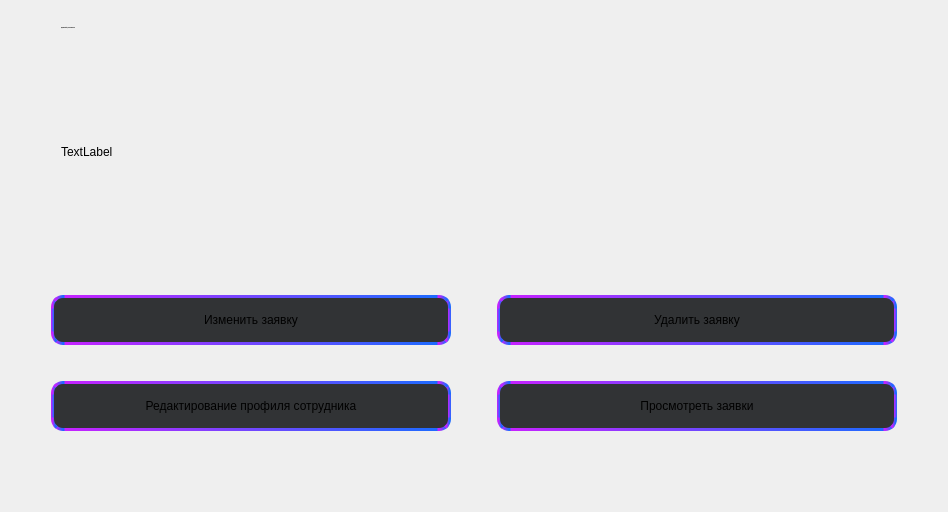
      <widget class="QWidget" name="tab_admin">
       <attribute name="title">
        <string>Администратор</string>
       </attribute>
       <layout class="QVBoxLayout" name="verticalLayout_6">
        <item>
         <layout class="QVBoxLayout" name="verticalLayout_5">
          <item>
           <spacer name="verticalSpacer_37">
            <property name="orientation">
             <enum>Qt::Vertical</enum>
            </property>
            <property name="sizeHint" stdset="0">
             <size>
              <width>20</width>
              <height>7</height>
             </size>
            </property>
           </spacer>
          </item>
          <item>
           <layout class="QHBoxLayout" name="horizontalLayout_9">
            <item>
             <spacer name="horizontalSpacer_47">
              <property name="orientation">
               <enum>Qt::Horizontal</enum>
              </property>
              <property name="sizeType">
               <enum>QSizePolicy::Preferred</enum>
              </property>
              <property name="sizeHint" stdset="0">
               <size>
                <width>50</width>
                <height>20</height>
               </size>
              </property>
             </spacer>
            </item>
            <item>
             <widget class="QLabel" name="lbl_hi2_2">
              <property name="font">
               <font>
                <family>Roboto</family>
                <pointsize>-1</pointsize>
                <weight>75</weight>
                <bold>true</bold>
               </font>
              </property>
              <property name="text">
               <string>Здравствуйте, Пользователь !</string>
              </property>
              <property name="alignment">
               <set>Qt::AlignLeading|Qt::AlignLeft|Qt::AlignVCenter</set>
              </property>
             </widget>
            </item>
            <item>
             <spacer name="horizontalSpacer_48">
              <property name="orientation">
               <enum>Qt::Horizontal</enum>
              </property>
              <property name="sizeHint" stdset="0">
               <size>
                <width>40</width>
                <height>20</height>
               </size>
              </property>
             </spacer>
            </item>
           </layout>
          </item>
          <item>
           <spacer name="verticalSpacer_46">
            <property name="orientation">
             <enum>Qt::Vertical</enum>
            </property>
            <property name="sizeHint" stdset="0">
             <size>
              <width>20</width>
              <height>8</height>
             </size>
            </property>
           </spacer>
          </item>
          <item>
           <layout class="QHBoxLayout" name="horizontalLayout_10">
            <item>
             <spacer name="horizontalSpacer_49">
              <property name="orientation">
               <enum>Qt::Horizontal</enum>
              </property>
              <property name="sizeType">
               <enum>QSizePolicy::Minimum</enum>
              </property>
              <property name="sizeHint" stdset="0">
               <size>
                <width>50</width>
                <height>20</height>
               </size>
              </property>
             </spacer>
            </item>
            <item>
             <widget class="QLabel" name="lbl_descript_2">
              <property name="text">
               <string>TextLabel</string>
              </property>
             </widget>
            </item>
            <item>
             <spacer name="horizontalSpacer_50">
              <property name="orientation">
               <enum>Qt::Horizontal</enum>
              </property>
              <property name="sizeType">
               <enum>QSizePolicy::Preferred</enum>
              </property>
              <property name="sizeHint" stdset="0">
               <size>
                <width>40</width>
                <height>20</height>
               </size>
              </property>
             </spacer>
            </item>
            <item>
             <widget class="QLabel" name="img_admin">
              <property name="minimumSize">
               <size>
                <width>200</width>
                <height>200</height>
               </size>
              </property>
              <property name="maximumSize">
               <size>
                <width>200</width>
                <height>200</height>
               </size>
              </property>
              <property name="text">
               <string/>
              </property>
              <property name="scaledContents">
               <bool>true</bool>
              </property>
             </widget>
            </item>
            <item>
             <spacer name="horizontalSpacer_51">
              <property name="orientation">
               <enum>Qt::Horizontal</enum>
              </property>
              <property name="sizeType">
               <enum>QSizePolicy::Minimum</enum>
              </property>
              <property name="sizeHint" stdset="0">
               <size>
                <width>40</width>
                <height>20</height>
               </size>
              </property>
             </spacer>
            </item>
           </layout>
          </item>
          <item>
           <spacer name="verticalSpacer_36">
            <property name="orientation">
             <enum>Qt::Vertical</enum>
            </property>
            <property name="sizeHint" stdset="0">
             <size>
              <width>20</width>
              <height>7</height>
             </size>
            </property>
           </spacer>
          </item>
          <item>
           <layout class="QGridLayout" name="gridLayout_4">
            <item row="3" column="1">
             <spacer name="horizontalSpacer_52">
              <property name="orientation">
               <enum>Qt::Horizontal</enum>
              </property>
              <property name="sizeHint" stdset="0">
               <size>
                <width>40</width>
                <height>20</height>
               </size>
              </property>
             </spacer>
            </item>
            <item row="0" column="4">
             <spacer name="verticalSpacer_41">
              <property name="orientation">
               <enum>Qt::Vertical</enum>
              </property>
              <property name="sizeHint" stdset="0">
               <size>
                <width>20</width>
                <height>30</height>
               </size>
              </property>
             </spacer>
            </item>
            <item row="2" column="4">
             <spacer name="verticalSpacer_42">
              <property name="orientation">
               <enum>Qt::Vertical</enum>
              </property>
              <property name="sizeHint" stdset="0">
               <size>
                <width>20</width>
                <height>30</height>
               </size>
              </property>
             </spacer>
            </item>
            <item row="2" column="2">
             <spacer name="verticalSpacer_44">
              <property name="orientation">
               <enum>Qt::Vertical</enum>
              </property>
              <property name="sizeHint" stdset="0">
               <size>
                <width>20</width>
                <height>30</height>
               </size>
              </property>
             </spacer>
            </item>
            <item row="3" column="3">
             <spacer name="horizontalSpacer_55">
              <property name="orientation">
               <enum>Qt::Horizontal</enum>
              </property>
              <property name="sizeHint" stdset="0">
               <size>
                <width>40</width>
                <height>20</height>
               </size>
              </property>
             </spacer>
            </item>
            <item row="1" column="3">
             <spacer name="horizontalSpacer_58">
              <property name="orientation">
               <enum>Qt::Horizontal</enum>
              </property>
              <property name="sizeHint" stdset="0">
               <size>
                <width>40</width>
                <height>20</height>
               </size>
              </property>
             </spacer>
            </item>
            <item row="1" column="4">
             <widget class="QPushButton" name="btn_rem_application">
              <property name="minimumSize">
               <size>
                <width>400</width>
                <height>50</height>
               </size>
              </property>
              <property name="styleSheet">
               <string notr="true">QPushButton{
	background-color: #313335;
	border: 3px qlineargradient(spread:pad, x1:0, y1:0, x2:1, y2:0, stop:0 #C622FF, stop:1 #1D6BFF);
	border-style: solid;
	border-radius: 12%;
}
QPushButton:hover{
background-color:  #5C6164;
}

QPushButton:pressed{
background-color:  #5C6164;
}

QPushButton:after{
background-color:  #5C6164;
}</string>
              </property>
              <property name="text">
               <string>Удалить заявку</string>
              </property>
             </widget>
            </item>
            <item row="3" column="4">
             <widget class="QPushButton" name="btn_show_application">
              <property name="minimumSize">
               <size>
                <width>400</width>
                <height>50</height>
               </size>
              </property>
              <property name="styleSheet">
               <string notr="true">QPushButton{
	background-color: #313335;
	border: 3px qlineargradient(spread:pad, x1:0, y1:0, x2:1, y2:0, stop:0 #C622FF, stop:1 #1D6BFF);
	border-style: solid;
	border-radius: 12%;
}
QPushButton:hover{
background-color:  #5C6164;
}

QPushButton:pressed{
background-color:  #5C6164;
}

QPushButton:after{
background-color:  #5C6164;
}</string>
              </property>
              <property name="text">
               <string>Просмотреть заявки</string>
              </property>
             </widget>
            </item>
            <item row="4" column="4">
             <spacer name="verticalSpacer_43">
              <property name="orientation">
               <enum>Qt::Vertical</enum>
              </property>
              <property name="sizeHint" stdset="0">
               <size>
                <width>20</width>
                <height>30</height>
               </size>
              </property>
             </spacer>
            </item>
            <item row="4" column="2">
             <spacer name="verticalSpacer_45">
              <property name="orientation">
               <enum>Qt::Vertical</enum>
              </property>
              <property name="sizeHint" stdset="0">
               <size>
                <width>20</width>
                <height>30</height>
               </size>
              </property>
             </spacer>
            </item>
            <item row="1" column="5">
             <spacer name="horizontalSpacer_59">
              <property name="orientation">
               <enum>Qt::Horizontal</enum>
              </property>
              <property name="sizeHint" stdset="0">
               <size>
                <width>40</width>
                <height>20</height>
               </size>
              </property>
             </spacer>
            </item>
            <item row="1" column="1">
             <spacer name="horizontalSpacer_57">
              <property name="orientation">
               <enum>Qt::Horizontal</enum>
              </property>
              <property name="sizeHint" stdset="0">
               <size>
                <width>40</width>
                <height>20</height>
               </size>
              </property>
             </spacer>
            </item>
            <item row="1" column="2">
             <widget class="QPushButton" name="btn_change_app">
              <property name="minimumSize">
               <size>
                <width>400</width>
                <height>50</height>
               </size>
              </property>
              <property name="sizeIncrement">
               <size>
                <width>0</width>
                <height>50</height>
               </size>
              </property>
              <property name="styleSheet">
               <string notr="true">QPushButton{
	background-color: #313335;
	border: 3px qlineargradient(spread:pad, x1:0, y1:0, x2:1, y2:0, stop:0 #C622FF, stop:1 #1D6BFF);
	border-style: solid;
	border-radius: 12%;
}
QPushButton:hover{
background-color:  #5C6164;
}

QPushButton:pressed{
background-color:  #5C6164;
}

QPushButton:after{
background-color:  #5C6164;
}</string>
              </property>
              <property name="text">
               <string>Изменить заявку</string>
              </property>
             </widget>
            </item>
            <item row="3" column="2">
             <widget class="QPushButton" name="btn_change_employee">
              <property name="minimumSize">
               <size>
                <width>400</width>
                <height>50</height>
               </size>
              </property>
              <property name="styleSheet">
               <string notr="true">QPushButton{
	background-color: #313335;
	border: 3px qlineargradient(spread:pad, x1:0, y1:0, x2:1, y2:0, stop:0 #C622FF, stop:1 #1D6BFF);
	border-style: solid;
	border-radius: 12%;
}
QPushButton:hover{
background-color:  #5C6164;
}

QPushButton:pressed{
background-color:  #5C6164;
}

QPushButton:after{
background-color:  #5C6164;
}</string>
              </property>
              <property name="text">
               <string>Редактирование профиля сотрудника</string>
              </property>
             </widget>
            </item>
            <item row="0" column="2">
             <spacer name="verticalSpacer_40">
              <property name="orientation">
               <enum>Qt::Vertical</enum>
              </property>
              <property name="sizeHint" stdset="0">
               <size>
                <width>20</width>
                <height>30</height>
               </size>
              </property>
             </spacer>
            </item>
            <item row="3" column="5">
             <spacer name="horizontalSpacer_53">
              <property name="orientation">
               <enum>Qt::Horizontal</enum>
              </property>
              <property name="sizeHint" stdset="0">
               <size>
                <width>40</width>
                <height>20</height>
               </size>
              </property>
             </spacer>
            </item>
           </layout>
          </item>
         </layout>
        </item>
        <item>
         <spacer name="verticalSpacer_38">
          <property name="orientation">
           <enum>Qt::Vertical</enum>
          </property>
          <property name="sizeType">
           <enum>QSizePolicy::Preferred</enum>
          </property>
          <property name="sizeHint" stdset="0">
           <size>
            <width>20</width>
            <height>40</height>
           </size>
          </property>
         </spacer>
        </item>
       </layout>
      </widget>
